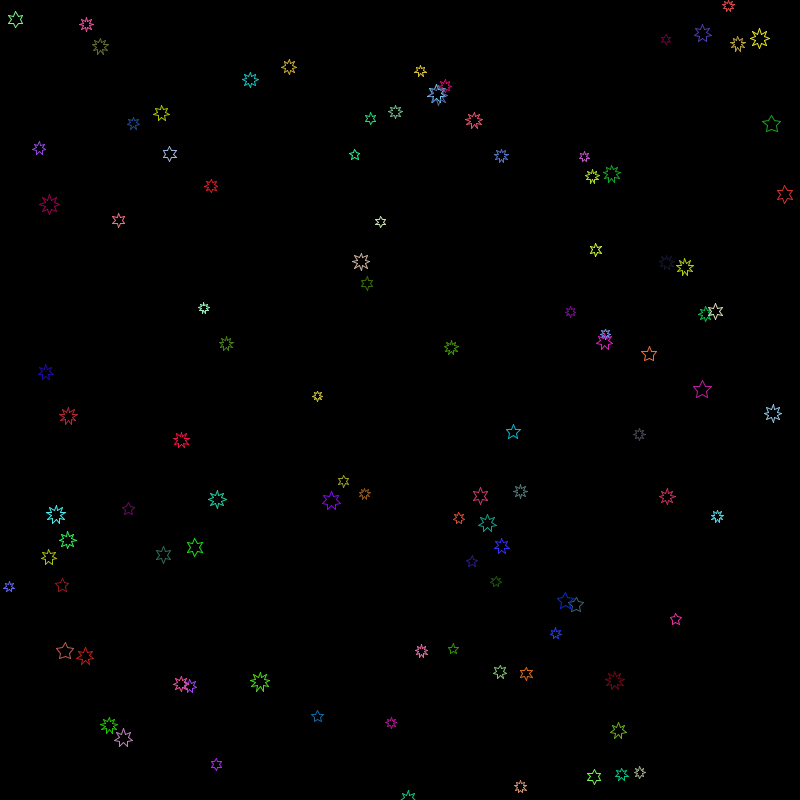
Frame 1 (no input)
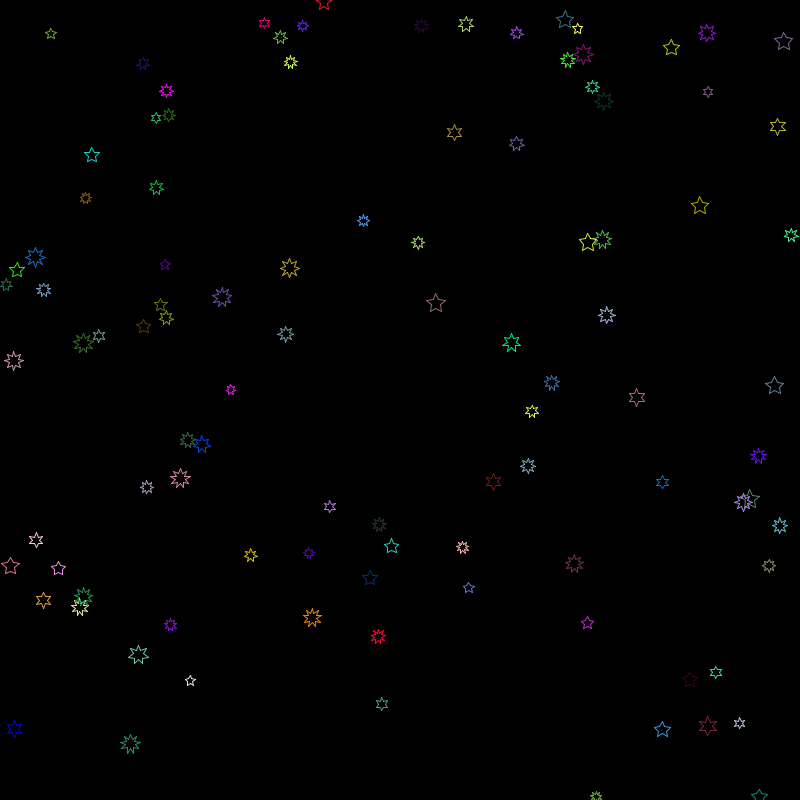
Frame 60 (the mouse pressed at the canvas centre just before this capture)
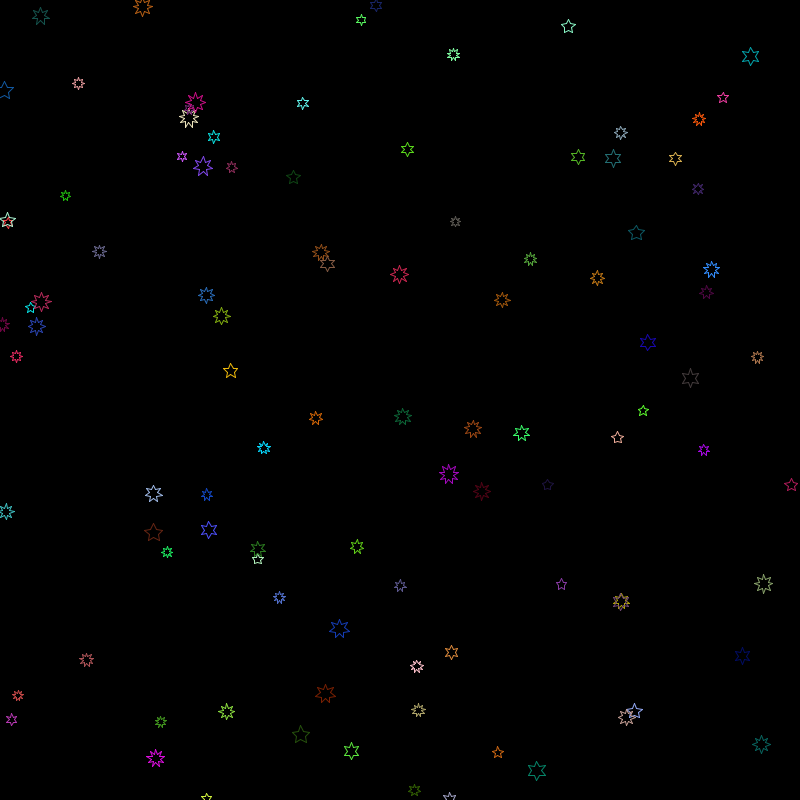
Frame 120 (the mouse held since frame 60 and released just before this capture)

The Processing sketch that drew these frames (run headless with seeded random() and noise(); from frame 60 on, the mouse is pressed at the canvas centre):

// Processing sketch: star3
// ── star3.pde
void drawStar(float centerx, float centery, float rad, int points)
{
    float thetaInc = TWO_PI / (points * 2);
    float lastX;
    float lastY;
    lastX = centerx;
    lastY = centery -rad; 
    
    for (int i = 1 ; i <= (points * 2) ; i ++)
    {
      float theta = i * thetaInc;
      float x, y;
      float r;
      if (i % 2 == 1)
      {
        r = rad * 0.5f;
      }
      else
      {
        r = rad;        
      }

      x = centerx + sin(theta) * r;
      y = centery -cos(theta) * r;
      line(lastX, lastY, x, y);
      lastX = x;
      lastY = y;      
    }
}

void setup () 
{
  size(800, 800);
  cx=width/2.0f;
  cy=height/2.0f;
  r=10;
  //theta =0.0f;
  smallR =5;
  arms= 10;
  stroke(random(0, 255),random(0, 255),random(0, 255));
}

float cx, cy;
float r;
float smallR;
int arms;
float theta;
float thetaInc;
float frameOffset;


void draw() 
{
  //background(random(0, 255),random(0, 255),random(0, 255));
  background(0);
  float thetaInc =TWO_PI /arms;
  r=10;
  float offset = 0.0f;
  smallR = 5;
  for (int cCount = 0; cCount <10; cCount++ )
  {
    for (float theta = 0; theta < TWO_PI; theta += thetaInc) 
    {
      float x, y;
      x=cx+sin(theta + offset + frameOffset) * r;
      y=cy-cos(theta + offset + frameOffset) * r;
      drawStar(random(0, width), random(0, height), random(5, 10), (int)random(5, 10));
      stroke(random(0, 255),random(0, 255),random(0, 255));
      fill(random(0, 255),random(0, 255),random(0, 255));
    }
    r+=8;
    smallR+=0.9;
    offset+=0.25f;
  }
  frameOffset+=0.0009f;
}
